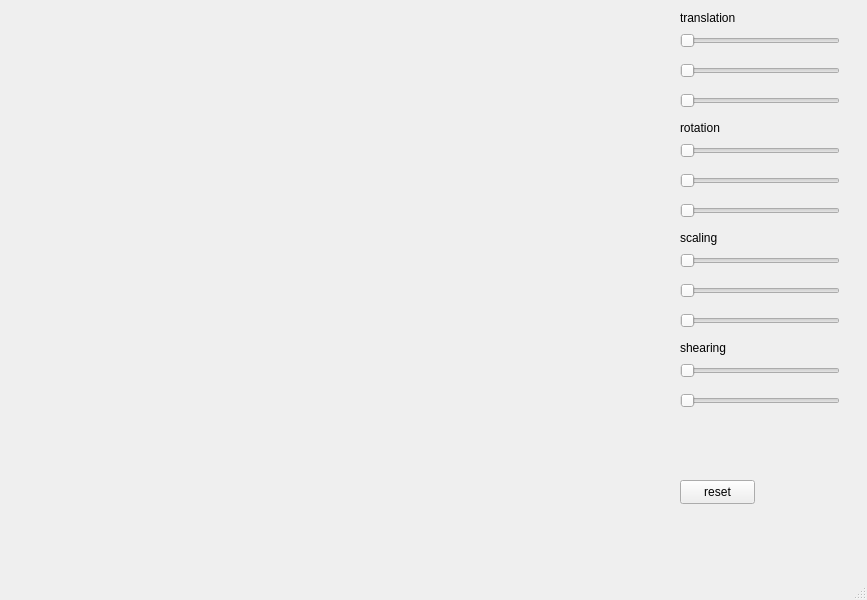
<?xml version="1.0" encoding="UTF-8"?>
<ui version="4.0">
 <class>MainWindow</class>
 <widget class="QMainWindow" name="MainWindow">
  <property name="geometry">
   <rect>
    <x>0</x>
    <y>0</y>
    <width>867</width>
    <height>600</height>
   </rect>
  </property>
  <property name="windowTitle">
   <string>MainWindow</string>
  </property>
  <widget class="QWidget" name="centralwidget">
   <widget class="QSlider" name="translationSliderOX">
    <property name="geometry">
     <rect>
      <x>680</x>
      <y>30</y>
      <width>160</width>
      <height>22</height>
     </rect>
    </property>
    <property name="orientation">
     <enum>Qt::Orientation::Horizontal</enum>
    </property>
   </widget>
   <widget class="QSlider" name="translationSliderOY">
    <property name="geometry">
     <rect>
      <x>680</x>
      <y>60</y>
      <width>160</width>
      <height>22</height>
     </rect>
    </property>
    <property name="orientation">
     <enum>Qt::Orientation::Horizontal</enum>
    </property>
   </widget>
   <widget class="QSlider" name="rotationSliderOX">
    <property name="geometry">
     <rect>
      <x>680</x>
      <y>140</y>
      <width>160</width>
      <height>22</height>
     </rect>
    </property>
    <property name="orientation">
     <enum>Qt::Orientation::Horizontal</enum>
    </property>
   </widget>
   <widget class="QSlider" name="scalingSliderOX">
    <property name="geometry">
     <rect>
      <x>680</x>
      <y>250</y>
      <width>160</width>
      <height>22</height>
     </rect>
    </property>
    <property name="orientation">
     <enum>Qt::Orientation::Horizontal</enum>
    </property>
   </widget>
   <widget class="QSlider" name="scalingSliderOY">
    <property name="geometry">
     <rect>
      <x>680</x>
      <y>280</y>
      <width>160</width>
      <height>22</height>
     </rect>
    </property>
    <property name="orientation">
     <enum>Qt::Orientation::Horizontal</enum>
    </property>
   </widget>
   <widget class="QSlider" name="shearingSliderOX">
    <property name="geometry">
     <rect>
      <x>680</x>
      <y>360</y>
      <width>160</width>
      <height>22</height>
     </rect>
    </property>
    <property name="orientation">
     <enum>Qt::Orientation::Horizontal</enum>
    </property>
   </widget>
   <widget class="QSlider" name="shearingSliderOY">
    <property name="geometry">
     <rect>
      <x>680</x>
      <y>390</y>
      <width>160</width>
      <height>22</height>
     </rect>
    </property>
    <property name="orientation">
     <enum>Qt::Orientation::Horizontal</enum>
    </property>
   </widget>
   <widget class="QPushButton" name="pushButton">
    <property name="geometry">
     <rect>
      <x>680</x>
      <y>480</y>
      <width>75</width>
      <height>24</height>
     </rect>
    </property>
    <property name="text">
     <string>reset</string>
    </property>
   </widget>
   <widget class="QLabel" name="label">
    <property name="geometry">
     <rect>
      <x>680</x>
      <y>10</y>
      <width>61</width>
      <height>16</height>
     </rect>
    </property>
    <property name="text">
     <string>translation</string>
    </property>
   </widget>
   <widget class="QLabel" name="label_2">
    <property name="geometry">
     <rect>
      <x>680</x>
      <y>120</y>
      <width>71</width>
      <height>16</height>
     </rect>
    </property>
    <property name="text">
     <string>rotation</string>
    </property>
   </widget>
   <widget class="QLabel" name="label_3">
    <property name="geometry">
     <rect>
      <x>680</x>
      <y>230</y>
      <width>49</width>
      <height>16</height>
     </rect>
    </property>
    <property name="text">
     <string>scaling</string>
    </property>
   </widget>
   <widget class="QLabel" name="label_4">
    <property name="geometry">
     <rect>
      <x>680</x>
      <y>340</y>
      <width>49</width>
      <height>16</height>
     </rect>
    </property>
    <property name="text">
     <string>shearing</string>
    </property>
   </widget>
   <widget class="QSlider" name="translationSliderOZ">
    <property name="geometry">
     <rect>
      <x>680</x>
      <y>90</y>
      <width>160</width>
      <height>22</height>
     </rect>
    </property>
    <property name="orientation">
     <enum>Qt::Orientation::Horizontal</enum>
    </property>
   </widget>
   <widget class="QSlider" name="scalingSliderOZ">
    <property name="geometry">
     <rect>
      <x>680</x>
      <y>310</y>
      <width>160</width>
      <height>22</height>
     </rect>
    </property>
    <property name="orientation">
     <enum>Qt::Orientation::Horizontal</enum>
    </property>
   </widget>
   <widget class="QSlider" name="rotationSliderOY">
    <property name="geometry">
     <rect>
      <x>680</x>
      <y>170</y>
      <width>160</width>
      <height>22</height>
     </rect>
    </property>
    <property name="orientation">
     <enum>Qt::Orientation::Horizontal</enum>
    </property>
   </widget>
   <widget class="QSlider" name="rotationSliderOZ">
    <property name="geometry">
     <rect>
      <x>680</x>
      <y>200</y>
      <width>160</width>
      <height>22</height>
     </rect>
    </property>
    <property name="orientation">
     <enum>Qt::Orientation::Horizontal</enum>
    </property>
   </widget>
  </widget>
  <widget class="QMenuBar" name="menubar">
   <property name="geometry">
    <rect>
     <x>0</x>
     <y>0</y>
     <width>867</width>
     <height>22</height>
    </rect>
   </property>
  </widget>
  <widget class="QStatusBar" name="statusbar"/>
 </widget>
 <resources/>
 <connections/>
</ui>
